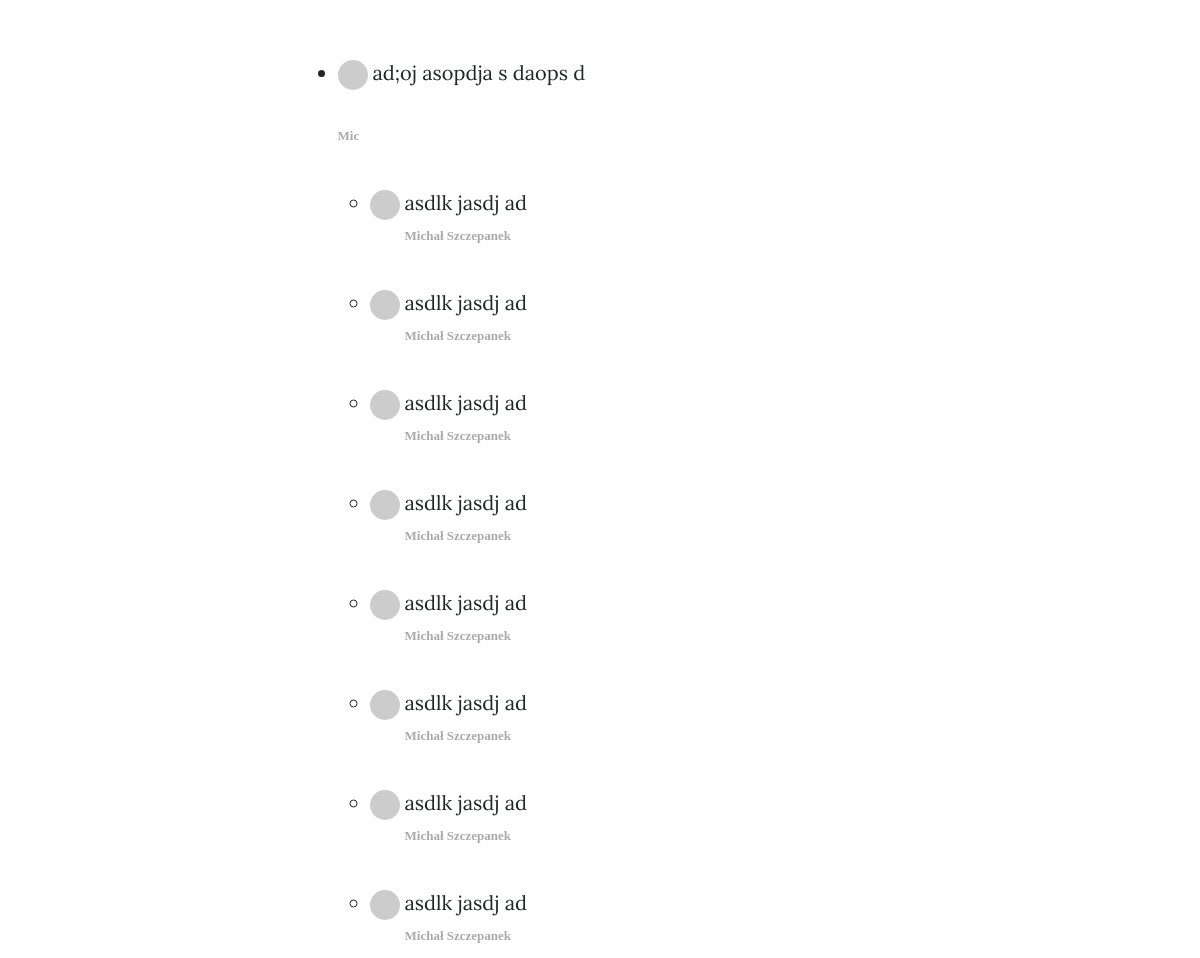
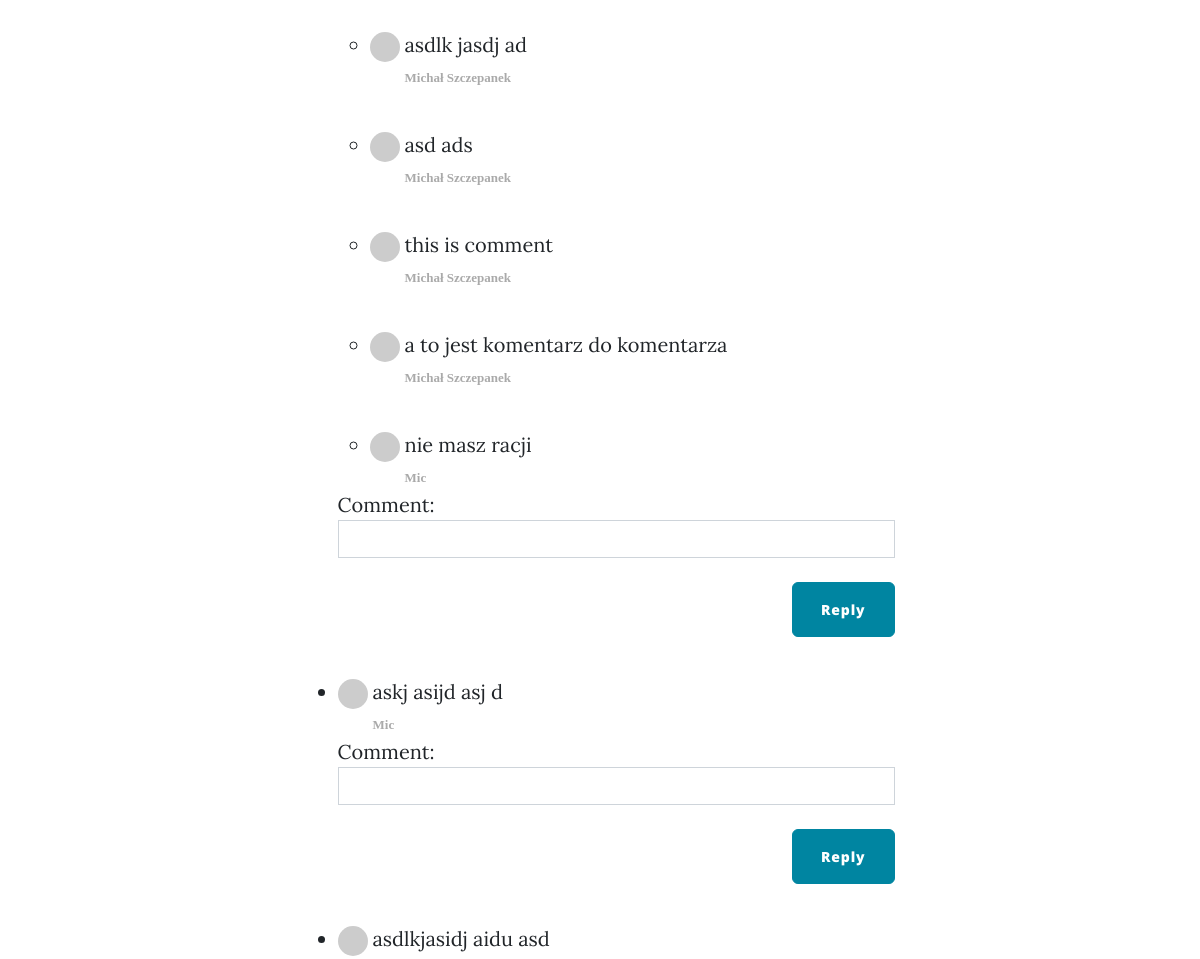
/post/1 (middle part), run on an earlier commit of the app's database (2 pictures, top to bottom).
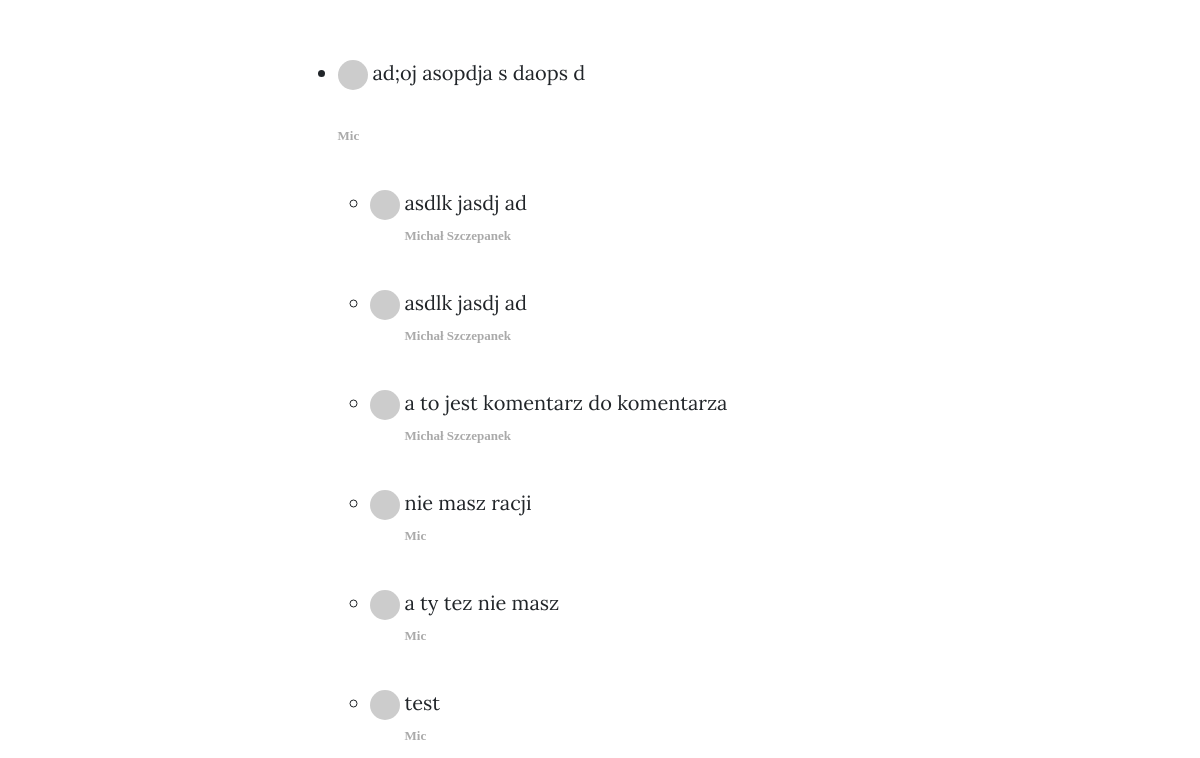
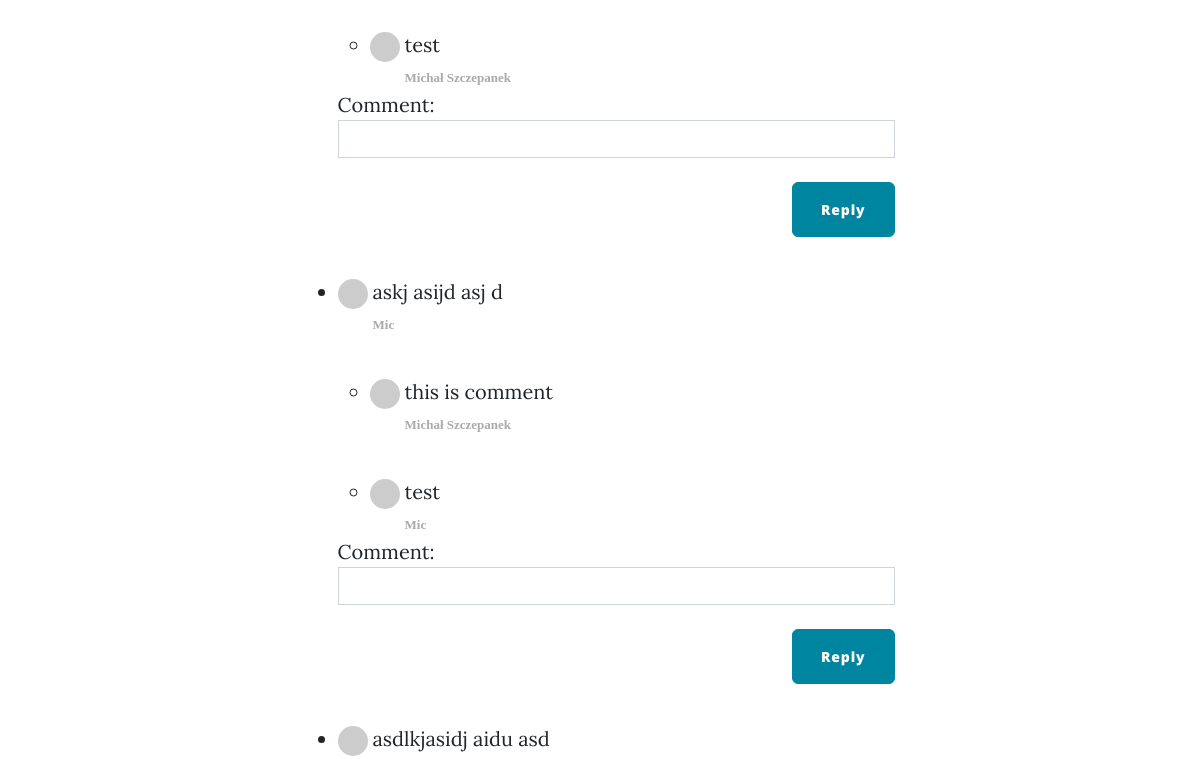
And on a later commit of the database (2 pictures, top to bottom).
### main.py (models this page shows)
class Comment(db.Model):
    __tablename__ = "comments"
    id: Mapped[int] = mapped_column(Integer, primary_key=True)
    text: Mapped[str] = mapped_column(Text, nullable=False)
    author_id: Mapped[int] = mapped_column(Integer, db.ForeignKey("user.id"))
    comment_author = relationship("User", back_populates="comments")
    parrent_post = relationship("BlogPost", back_populates="comments")
    post_id: Mapped[int] = mapped_column(Integer, db.ForeignKey("blog_posts.id"))
    child_comment = relationship("Comment2", back_populates="parrent_comment")

class User(UserMixin, db.Model):
    __tablename__ = "user"
    id: Mapped[int] = mapped_column(Integer, primary_key=True)
    name: Mapped[str] = mapped_column(String(100))
    email: Mapped[str] = mapped_column(String(100), unique=True)
    password: Mapped[str] = mapped_column(String(100))
    posts = relationship("BlogPost", back_populates="author")
    comments = relationship("Comment", back_populates="comment_author")
    comments2 = relationship("Comment2", back_populates="comment2_author")

class Comment2(db.Model):
    __tablename__ ="comments2"
    id: Mapped[int] = mapped_column(Integer, primary_key=True)
    text: Mapped[str] = mapped_column(String(100))
    author_id: Mapped[int] = mapped_column(Integer, db.ForeignKey("user.id"))
    comment2_author = relationship("User", back_populates="comments2")
    parrent_comment_id: Mapped[int] = mapped_column(Integer, db.ForeignKey("comments.id"))
    parrent_comment = relationship("Comment", back_populates="child_comment")

### main.py (the view, shortened to what this page needs)
@app.route("/post/<int:post_id>", methods=["POST", "GET"])
def show_post(post_id):
    requested_post = db.get_or_404(BlogPost, post_id)
    form = CommentForm()
    comment_form = CommentOfComment()
    return render_template("post.html", post=requested_post, logged_in=current_user.is_authenticated, comment_form=comment_form, form=form)

### forms.py
class CommentForm(FlaskForm):
    body = CKEditorField('Comment')
    button = SubmitField('Submit Comment')

class CommentOfComment(FlaskForm):
    body = StringField('Comment')
    button = SubmitField('Reply')

### templates/post.html (shortened to what this page needs)
{% from "bootstrap5/form.html" import render_form %}
{% include "header.html" %}
<article>
    <div class="container px-4 px-lg-5">
        <div class="row gx-4 gx-lg-5 justify-content-center">
            <div class="col-md-10 col-lg-8 col-xl-7">
                <div class="comment">
                    <ul>
                        {% for comment in post.comments %}
                        <li class="liClass">
                            <div class="commenterImage">
                                <img src="{{ comment.comment_author.email | gravatar }}"/>
                            </div>
                            <div class="commentText">
                                <p>{{ comment.text|safe }}</p>
                                <span class="date sub-text"><strong>{{ comment.comment_author.name }}</strong> </span>
                                <div>
                                    <ul>
                                        {% for comment2 in comment.child_comment %}
                                        <li class="liClass">
                                            <div class="commenterImage">
                                                <img src="{{ comment2.comment2_author.email | gravatar }}"/>
                                            </div>
                                            <div class="commentText">
                                                <p>{{ comment2.text|safe }}</p>
                                                <span class="date sub-text"><strong>{{ comment2.comment2_author.name }}</strong> </span>
                                            </div>
                                        {% endfor %}
                                    </ul>
                                    <div>
                                        <form action="{{ url_for('make_comment', post_id=post.id, comment_id=comment.id) }}"
                                              method="post" role="form">
                                            <div class="form-group">
                                                <label>Comment:</label>
                                                <input class="form-control" name="comment2">
                                                <div class="d-flex justify-content-end mt-4">
                                                    <input type="submit" class="btn btn-primary float-right"
                                                           value="Reply"/>
                                                </div>
                                            </div>
                                        </form>
                                    </div>
                                </div>
                            </div>
                        </li>
                        {% endfor %}
                    </ul>
                </div>
            </div>
        </div>
    </div>
</article>
{% include "footer.html" %}

What changed in the data, as far as the page shows it:
removed Comment2: text "asdlk jasdj ad", comment2_author.name "Michał Szczepanek", shown under Comment "ad;oj asopdja s daops d"
removed Comment2: text "asdlk jasdj ad", comment2_author.name "Michał Szczepanek", shown under Comment "ad;oj asopdja s daops d"
removed Comment2: text "asdlk jasdj ad", comment2_author.name "Michał Szczepanek", shown under Comment "ad;oj asopdja s daops d"
removed Comment2: text "asdlk jasdj ad", comment2_author.name "Michał Szczepanek", shown under Comment "ad;oj asopdja s daops d"
removed Comment2: text "asdlk jasdj ad", comment2_author.name "Michał Szczepanek", shown under Comment "ad;oj asopdja s daops d"
removed Comment2: text "asdlk jasdj ad", comment2_author.name "Michał Szczepanek", shown under Comment "ad;oj asopdja s daops d"
removed Comment2: text "asdlk jasdj ad", comment2_author.name "Michał Szczepanek", shown under Comment "ad;oj asopdja s daops d"
removed Comment2: text "asd ads", comment2_author.name "Michał Szczepanek", shown under Comment "ad;oj asopdja s daops d"
changed Comment "ad;oj asopdja s daops d": loses Comment2 (text "this is comment", comment2_author.name "Michał Szczepanek")
added Comment2: text "a ty tez nie masz", comment2_author.name "Mic", shown under Comment "ad;oj asopdja s daops d"
added Comment2: text "test", comment2_author.name "Mic", shown under Comment "ad;oj asopdja s daops d"
added Comment2: text "test", comment2_author.name "Michał Szczepanek", shown under Comment "ad;oj asopdja s daops d"
changed Comment "askj asijd asj d": gains Comment2 (text "this is comment", comment2_author.name "Michał Szczepanek")
added Comment2: text "test", comment2_author.name "Mic", shown under Comment "askj asijd asj d"
